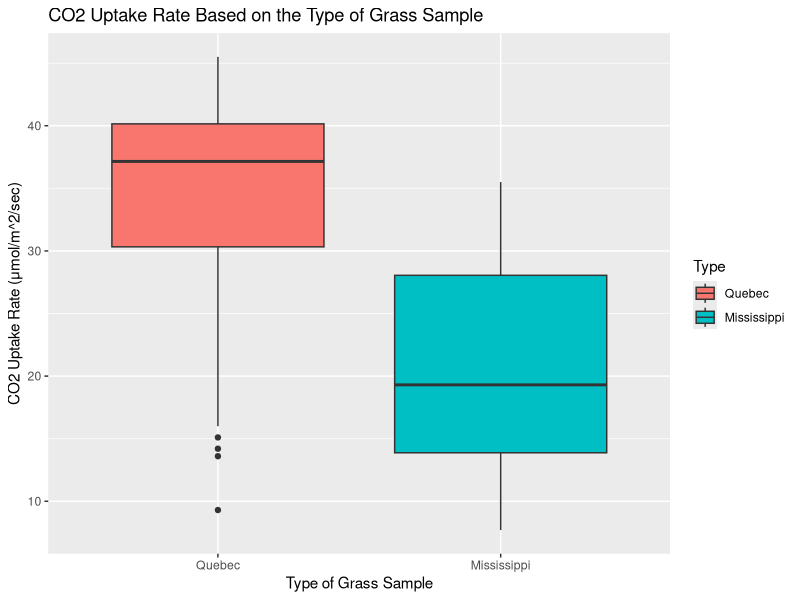
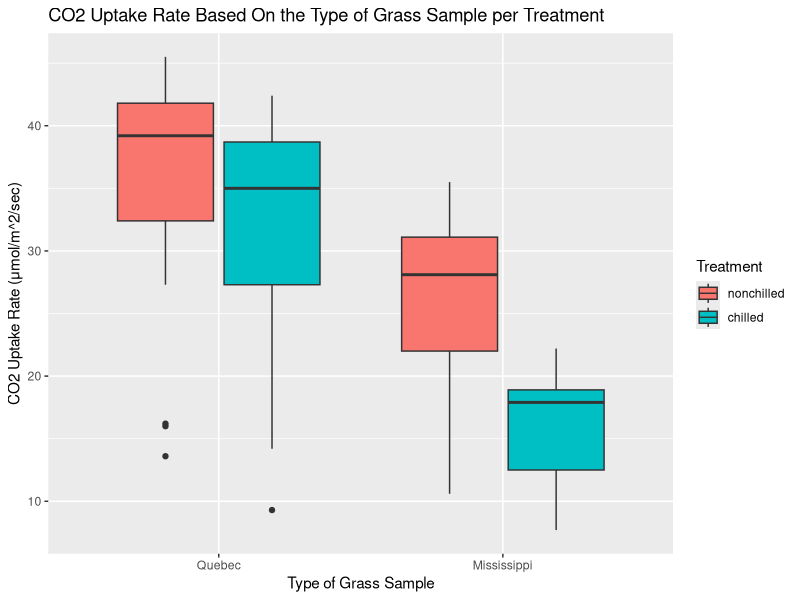
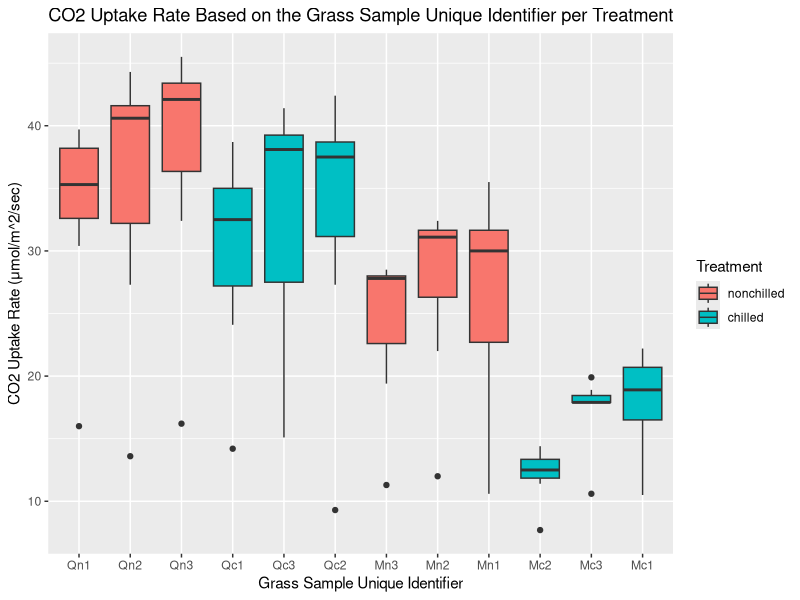
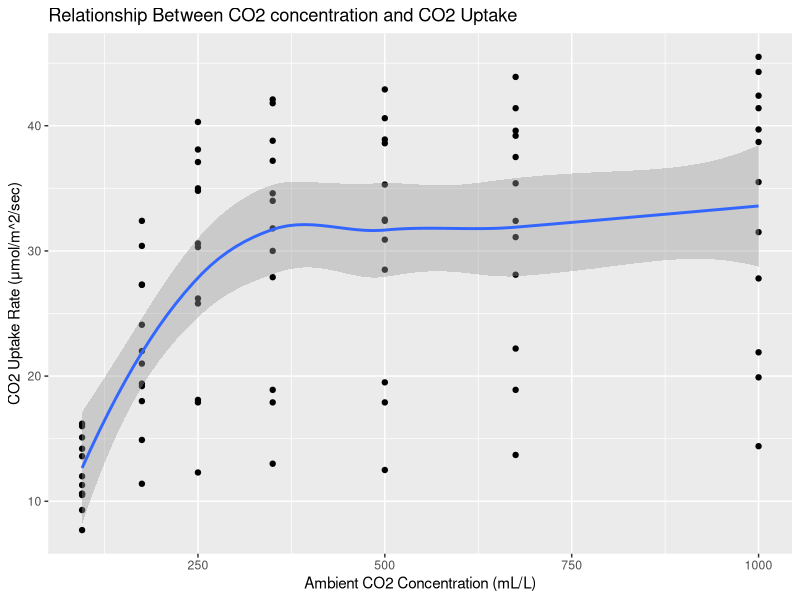
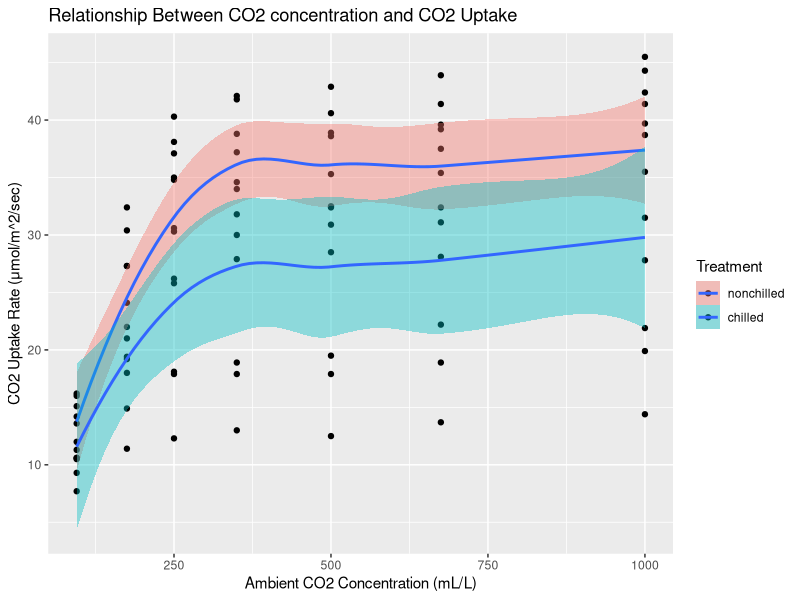

The R script that drew these images, in order:
library(tidyverse)
?CO2
View(CO2)

#1. Data Exploration
#head() and summary() for total CO2 dataset
head(CO2)
summary(CO2)

head(CO2,7)
summary(CO2)

# chilled filtered column dataset
filteredCO2_Treatment_chilled <- CO2 %>%
  filter(Treatment == "chilled") 

# finding chilled treatment filtered column mean
filteredCO2Treatment_chilleduptake_mean <- mean(filteredCO2_Treatment_chilled$uptake)
print(filteredCO2Treatment_chilleduptake_mean)
# chilled_uptake_mean = 23.78333

# getting the summary with the treatment column filtered for chilled
summary(filteredCO2_Treatment_chilled)

# nonchilled filtered column dataset
filteredCO2_Treatment_nonchilled <- CO2 %>%
  filter(Treatment == "nonchilled") 

# finding nonchilled treatment filtered column mean
filteredCO2Treatment_nonchilleduptake_mean <- mean(filteredCO2_Treatment_nonchilled$uptake)
print(filteredCO2Treatment_nonchilleduptake_mean)
# nonchilled_uptake_mean = 30.64286

# getting the summary with the treatment column filtered for nonchilled
summary(filteredCO2_Treatment_nonchilled)

# Mode calculations for conc and uptake columns
# Mode calculation for conc column 
getmode <-function(x) {
  uniqx <- unique(x)
  uniqx[which.max(tabulate(match(x,uniqx)))]
}
getmode(CO2$conc)
# Mode for conc column is 95

# Mode calculation for uptake column 
getmode <-function(x) {
  uniqx <- unique(x)
  uniqx[which.max(tabulate(match(x,uniqx)))]
}
getmode(CO2$uptake)
# Mode for uptake column is 32.4

# conc column variability stats
# Range for conc column
range_conc <- max(CO2$conc) - min(CO2$conc)
print(range_conc)
# Range for conc is 905

# Variance for conc column
variance_conc <- var(CO2$conc)
print(variance_conc)
# Variance for conc is 87571.08

# Standard deviation for conc column
sd_conc <- sd(CO2$conc)
print(sd_conc)
# Standard deviation for conc is 295.9241

# uptake column variability stats
# Range for uptake column
range_uptake <- max(CO2$uptake) - min(CO2$uptake)
print(range_uptake)
# Range for uptake is 37.8

# Variance for uptake column
variance_uptake <- var(CO2$uptake)
print(variance_uptake)
# Variance for uptake is 116.9515

# Standard deviation for uptake column
sd_uptake <- sd(CO2$uptake)
print(sd_uptake)
# Standard deviation for uptake is 10.81441

#2. Visulizations for all of the presentation (EDA and correlation)
#viz 1 - showing the uptake of co2 based on the type(origin) of grass via a boxplot
ggplot(CO2, aes(x = Type, y = uptake, fill = Type)) +
  geom_boxplot() +
  labs(title = "CO2 Uptake Rate Based on the Type of Grass Sample",
       x = "Type of Grass Sample",
       y = "CO2 Uptake Rate (μmol/m^2/sec)")

#viz 2 # combined boxplot, building on #1, showing details on type
ggplot(CO2, aes(x = Type, y = uptake, fill = Treatment)) +
  geom_boxplot() +
  labs(title = "CO2 Uptake Rate Based On the Type of Grass Sample per Treatment",
       x = "Type of Grass Sample",
       y = "CO2 Uptake Rate (μmol/m^2/sec)")

#viz 3 - a detailed and different view of #2, showing the specific grass sample tester's data
ggplot(CO2, aes(x = Plant, y = uptake, fill = Treatment)) +
  geom_boxplot() +
  labs(title = "CO2 Uptake Rate Based on the Grass Sample Unique Identifier per Treatment",
       x = "Grass Sample Unique Identifier",
       y = "CO2 Uptake Rate (μmol/m^2/sec)")


#viz 4 - T-test scatterplot with line of best fit
ggplot(CO2, aes(x = conc, y = uptake)) +
  geom_point() +
  geom_smooth() +
  labs(title = "Relationship Between CO2 concentration and CO2 Uptake",
       x = "Ambient CO2 Concentration (mL/L)",
       y = "CO2 Uptake Rate (μmol/m^2/sec)") 


#viz 5 - T-test scatterplot with line of best fit and colors based on treatment
ggplot(CO2, aes(x = conc, y = uptake, fill = Treatment)) +
  geom_point() +
  geom_smooth() +
  labs(title = "Relationship Between CO2 concentration and CO2 Uptake",
       x = "Ambient CO2 Concentration (mL/L)",
       y = "CO2 Uptake Rate (μmol/m^2/sec)",
       color = "Treatment") 

#3. performing 2 variable t-test
t_test_results <- t.test(uptake ~ Treatment, data = CO2, var.equal = FALSE)
print(t_test_results)

#4. using correlation function
correlation_result <- cor(CO2$uptake, CO2$conc)
print(correlation_result)
# correlation coeficient is 0.4851774


